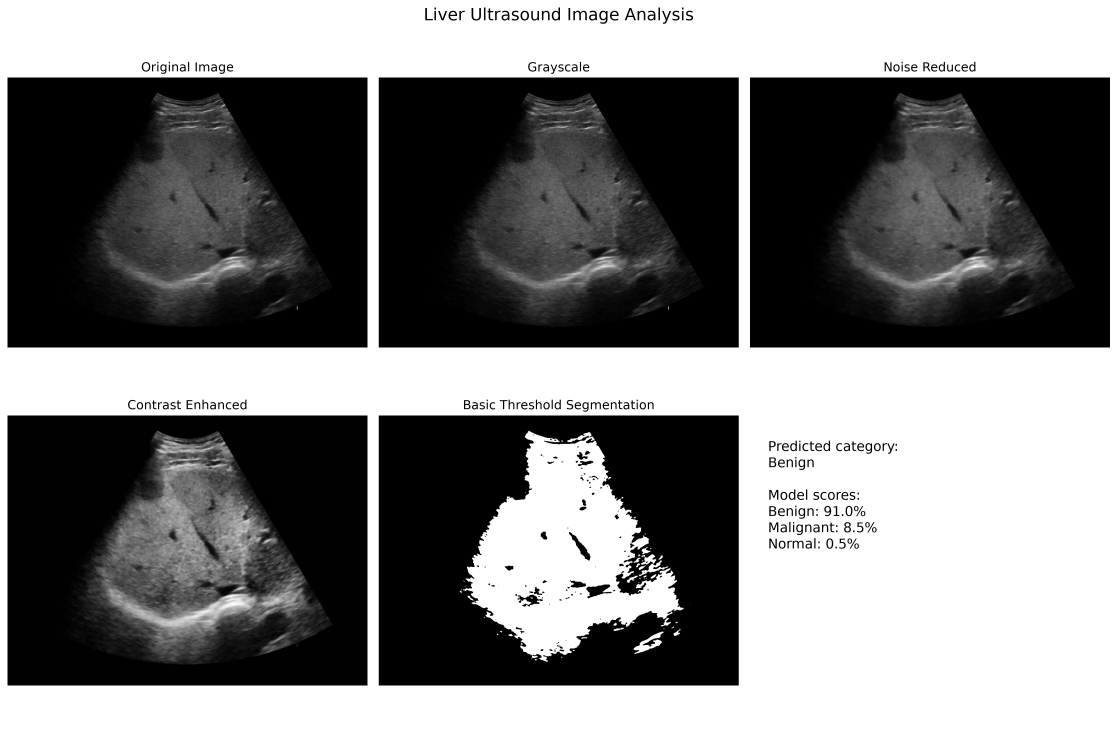
#> input picture classification_comparison.png, 4470 x 2955 px (shown at 1/4 size)
$ python -i main.py   (imports and definitions only)   (older library calls are emulated)
#> lines starting #> are read from the running program, lines starting #| are printed output that depends on the picture
#> further down, picture is the input picture: shape (2955, 4470, 3); min 0, max 255, mean 123.8

from pathlib import Path
import cv2
import numpy as np
import joblib
import matplotlib.pyplot as plt

from tkinter import Tk, filedialog
from skimage.feature import graycomatrix, graycoprops


# ==========================================
# 1. SETTINGS
# ==========================================

MODEL_PATH = Path("liver_model.pkl")
RESULTS_PATH = Path("results")

# [1 line not run here, left out]

IMAGE_SIZE = (128, 128)


# ==========================================
# 2. FEATURE EXTRACTION
# Must match train_model.py
# ==========================================

def extract_features(image):

    gray = cv2.cvtColor(image, cv2.COLOR_BGR2GRAY)
    gray = cv2.resize(gray, IMAGE_SIZE)
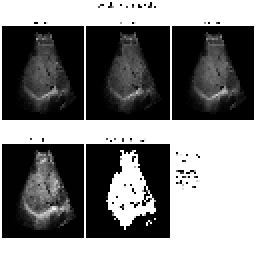
#> gray: shape (128, 128) (shown 2 times larger); min 0, max 255, mean 122.6
    gray = cv2.medianBlur(gray, 3)
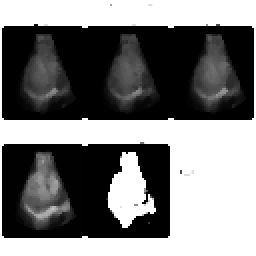
#> gray: shape (128, 128) (shown 2 times larger); min 0, max 255, mean 121.5

    clahe = cv2.createCLAHE(
        clipLimit=2.0,
        tileGridSize=(8, 8)
    )

    gray = clahe.apply(gray)
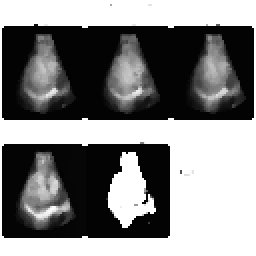
#> gray: shape (128, 128) (shown 2 times larger); min 2, max 255, mean 130.5

    pixels = gray.astype(np.float64)

    features = [
        float(np.mean(pixels)),
        float(np.std(pixels)),
        float(np.var(pixels)),
        float(np.median(pixels)),
        float(np.min(pixels)),
        float(np.max(pixels)),
        float(np.percentile(pixels, 25)),
        float(np.percentile(pixels, 75))
    ]
#> features = [130.5, 116.3, 13537.1, 127, 2, 255, 3, 255]

    histogram = cv2.calcHist(
        [gray], [0], None, [256], [0, 256]
    ).flatten()
#> histogram = 256 values, max 7020 at index 255, min 0 at index 0, mean 64

    probabilities = histogram / histogram.sum()
#> probabilities = 256 values, max 0.428 at index 255, min 0 at index 0, mean 0.00391
    probabilities = probabilities[probabilities > 0]
#> probabilities = 246 values, max 0.428 at index 245, min 6.1e-05 at index 210, mean 0.00407

    entropy = -np.sum(
        probabilities * np.log2(probabilities)
    )
#> entropy = 3.41

    features.append(float(entropy))

    glcm = graycomatrix(
        gray,
        distances=[1],
        angles=[0, np.pi / 4, np.pi / 2, 3 * np.pi / 4],
        levels=256,
        symmetric=True,
        normed=True
    )

    for property_name in [
        "contrast",
        "homogeneity",
        "energy",
        "correlation",
        "dissimilarity"
    ]:
        values = graycoprops(glcm, property_name)
        features.append(float(np.mean(values)))
#> this loop made 5 passes
#> values on passes 1 to 5: [[1250.2, 2932.9, 1926.4, 2908.1]], [[0.787, 0.75, 0.786, 0.75]], [[0.505, 0.485, 0.499, 0.485]], [[0.954, 0.891, 0.929, 0.892]], [[8.2, 15.7, 10.36, 15.44]]
#> after the loop, features = [130.5, 116.3, 13537.1, 127, 2, 255, 3, 255, 3.41, 2254.4, 0.768, 0.494, 0.917, 12.43]

    return features, gray


# ==========================================
# 3. LOAD TRAINED MODEL
# ==========================================

# [33 lines not run here, left out]

# [1 line that did not run here, left out]


# ==========================================
# 5. PREPROCESS IMAGE
# ==========================================

# [1 line that did not run here, left out]

# [1 line that did not run here, left out]

clahe = cv2.createCLAHE(
    clipLimit=2.0,
    tileGridSize=(8, 8)
)

# [1 line that did not run here, left out]


# ==========================================
# 6. BASIC THRESHOLD SEGMENTATION
# ==========================================

# [6 lines that did not run here, left out]


# ==========================================
# 7. CLASSIFY IMAGE
# ==========================================

# [1 line that did not run here, left out]

# [3 lines that did not run here, left out]

# [1 line that did not run here, left out]

# [1 line that did not run here, left out]

# [3 lines that did not run here, left out]

# [45 lines not run here, left out]

# [4 lines that did not run here, left out]

# [15 lines not run here, left out]

comparison_path = RESULTS_PATH / "classification_comparison.png"

# [32 lines not run here, left out]


# ==========================================
# 10. SAVE CLASSIFICATION RESULT
# ==========================================

result_file = RESULTS_PATH / "classification_result.txt"

# [13 lines not run here, left out]

>>> import cv2
>>> picture = cv2.imread('classification_comparison.png')
>>> result = extract_features(picture)
